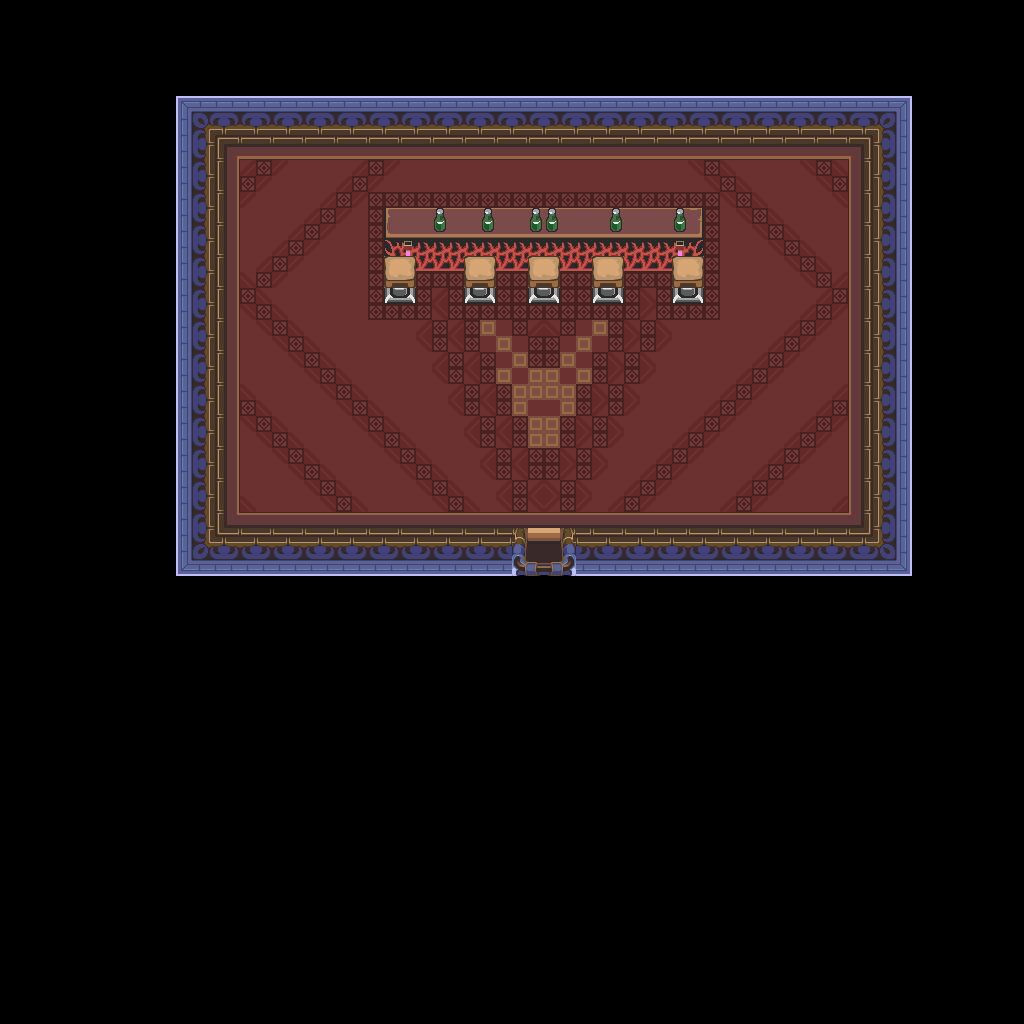

Tiled map render using the project's own tile images. Description and the map definition, with tile-layer contents summarised, below:
An orthogonal 64x64 tile map with 16x16 px tiles, 1 tile layer (base), 1 hidden layer not drawn and 1 object.

<map version="1.10" tiledversion="1.12.1" orientation="orthogonal" renderorder="right-down" width="64" height="64" tilewidth="16" tileheight="16" infinite="0" nextlayerid="3" nextobjectid="2">
 <tileset firstgid="1" source="../classiciphone_pics4.tsx" />
 <layer id="1" name="base" width="64" height="64">
  <data>[4096 cells, 4096 non-empty, 77 distinct tile ids]</data>
 </layer>
 <layer id="2" name="collision" width="64" height="64" visible="0">
  <properties><property name="collision" value="true" /></properties>
  <data>[4096 cells, 3212 non-empty, 1 distinct tile ids]</data>
 </layer>
 <objectgroup id="3" name="npcs">
  <object id="1" x="560.0" y="160.0" width="16" height="16">
   <properties>
    <property name="script" type="string">-- Auto-converted from GraalScript
-- // Graal2002 NPC by Stefan Knorr
-- if (created) {
-- // Initialize the attributes
-- showcharacter;
-- ap=99;
-- setcharprop #3,head124.png;
-- setcharprop #C0,black;
-- setcharprop #C1,black;
-- setcharprop #C2,black;
-- setcharprop #C3,black;
-- setcharprop #C4,black;
-- setcharprop #n,;
-- setcharprop #2,no-shield.png;
-- shieldpower = 1;
-- dir = 2;
end</property>
   </properties>
  </object>
 </objectgroup>
</map>
